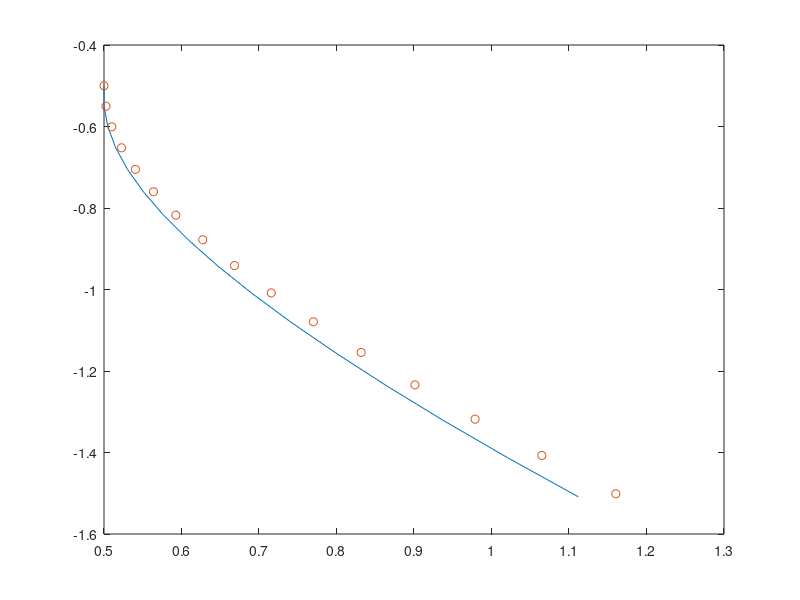

This chart was generated by the following MATLAB code: (Note: this script raises an error after producing the figure.)
distanciaEntreTiempos = 0.1;

disp("Parte 3 A-Ejercicio 1")
disp("\n")
disp("i)")
disp("\n")

arregloDeTiempos = 0:0.1:1.5

disp("\n");
input("Pulsar ENTER para continuar");
disp("\n");

disp("\n");
disp("ii)")
disp("\n")

arregloMatricialX = zeros(2,16)

disp("\n");
input("Pulsar ENTER para continuar");
disp("\n");

disp("\n");
disp("iii)")
disp("\n")

arregloMatricialX(:,1) = [0.5 ; -0.5]

disp("\n");
input("Pulsar ENTER para continuar");
disp("\n");

disp("\n");
disp("iv)")
disp("\n")

f = @(t,X) [ -X(2) - 0.5 ; X(1) - 1 - 0.5 * (t^2) ]

disp("\n");
input("Pulsar ENTER para continuar");
disp("\n");

disp("\n");
disp("v)")
disp("\n")

disp("Realizamos el metodo de Euler...")
for indiceDeFila = 2:1:16
    arregloMatricialX(:,indiceDeFila) = arregloMatricialX(:,indiceDeFila-1) + f(arregloDeTiempos(indiceDeFila-1), arregloMatricialX(:,indiceDeFila-1) ) * distanciaEntreTiempos;
endfor

arregloMatricialX

disp("\n");
input("Pulsar ENTER para continuar");
disp("\n");

disp("\n");
disp("vi)")
disp("\n")

disp("A mano dio X(2) = (0.5,-0.55) y X(3) = (0.505, -0.6005)");
disp("Si miramos la impresion de la matriz anteriormente, vemos que coinciden (o son muy parecidos)")


disp("\n");
input("Pulsar ENTER para continuar");
disp("\n");

disp("\n");
disp("vii)")
disp("\n")

disp("Grafico la solución obtenida y la solución exacta")

fExacta = @(t) [ 0.5 * t^2 + 0.5 * cos(t) ; 0.5 * sin(t) - t - 0.5 ]
arregloMatricialExacta = zeros(2,16);

for indiceDeFila = 1:1:16
    arregloMatricialExacta(:,indiceDeFila) = fExacta(arregloDeTiempos(indiceDeFila));
endfor

plot(arregloMatricialX(1,:), arregloMatricialX(2,:),arregloMatricialExacta(1,:),arregloMatricialExacta(2,:), 'o');


disp("\n");
input("Pulsar ENTER para continuar");
disp("\n");

disp("\n");
disp("Vamos a hacer una prueba con la funcion euler")
disp("\n")

[arregloDeTiempos, arregloMatricialX] = euler(f,0,[0.5;-0.5],1.5,0.01);
plot(arregloMatricialX(1,:), arregloMatricialX(2,:),arregloMatricialExacta(1,:),arregloMatricialExacta(2,:), 'o');


disp("\n");
input("Pulsar ENTER para continuar");
disp("\n");

disp("\n");
disp("Vamos a hacer una prueba con la funcion euler pero con una funcion con codominio en R3")
disp("\n")

f = @(t,X) [ 0.5 - t * X(1) ; sin(t) - t * X(2) ; 0.2 * t - t * X(3) ]

[arregloDeTiempos, arregloMatricialX] = euler(f,1,[0.25;-0.4;0.35],3.5,0.01);
plot3(arregloMatricialX(1,:), arregloMatricialX(2,:), arregloMatricialX(3,:), 'o');


disp("\n");
input("Pulsar ENTER para continuar");
disp("\n");